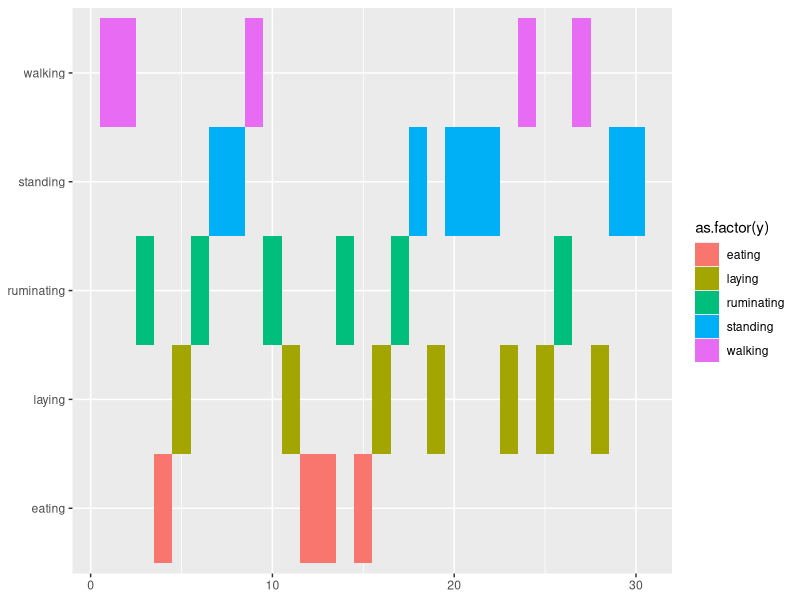

Write R code to recreate this figure.
## ---- chunk 1
knitr::opts_chunk$set(echo = FALSE)
## ---- chunk 2
n_nr_obs <- 30
vec_behave <- c("eating", "laying", "ruminating", "standing", "walking")
n_nr_behave <- length(vec_behave)
tbl_behavior <- tibble::tibble(x = 1:n_nr_obs, y = sample(vec_behave, n_nr_obs, replace = TRUE))
require(ggplot2)
p <- ggplot(tbl_behavior, aes(x=x, y=as.factor(y), fill = as.factor(y))) + xlab(NULL) + ylab(NULL)
p + geom_tile()
